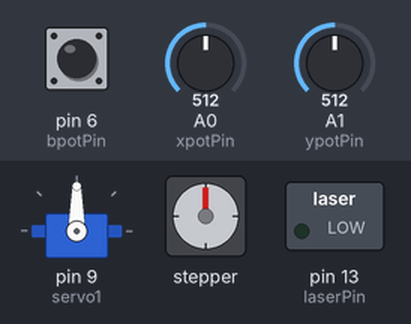
A sketch run on a simulated Arduino Uno, built with avr-gcc and run on an emulated ATmega328P. On the bench: servo, stepper motor, switched loads named in the sketch (green lamp = pin HIGH). Inputs (shaded band) come from the test bench; at power-on: A0 (xpotPin) = 512, A1 (ypotPin) = 512, pin 6 (bpotPin) HIGH. Stepper angles assume 200 steps per turn.

Above: at 1.2 s.
1.3 s: A0 (xpotPin) set to 499
At 1.81 s:
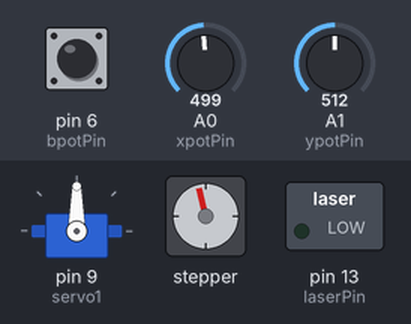
4.3 s: A1 (ypotPin) set to 390
At 4.35 s:
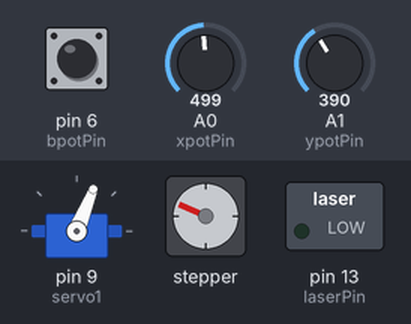
7.3 s: A0 (xpotPin) set to 550
10.3 s: pin 6 (bpotPin) pulled LOW for 0.15 s
At 10.46 s:
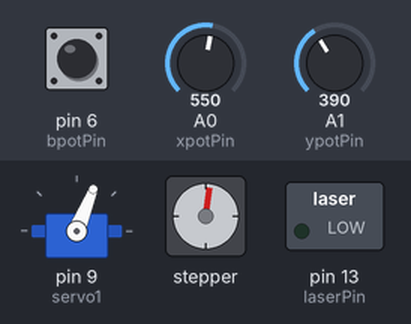
13.3 s: A1 (ypotPin) set to 306
At 13.45 s:
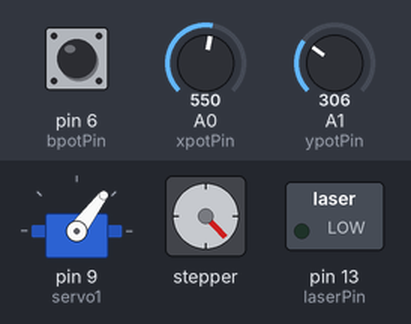
16.3 s: pin 6 (bpotPin) pulled LOW for 1 s
At 17.23 s:
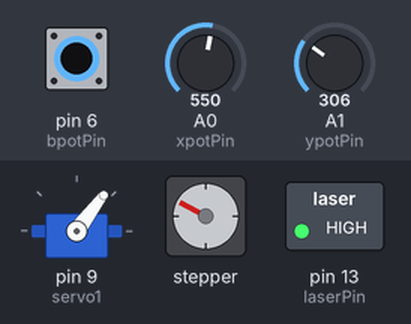
Timing chart, 0 to 22.0 s (numbered marks = the images above; inputs shaded):
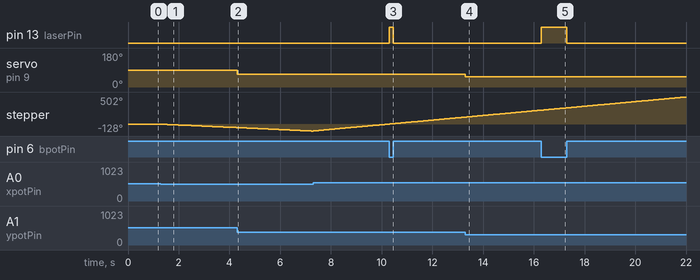

The sketch:

joyStickLaser.ino
```cpp
#include <AccelStepper.h>
#include <Servo.h>

AccelStepper stepper1;
Servo servo1;

int laserPin = 13;
int xpotPin = A0;
int ypotPin = A1;
int bpotPin = 6;
int xval=0;
int yval=0;
int bval=0;
const int stepsPR = 200;

void setup() {
  pinMode(xpotPin,INPUT);
  pinMode(ypotPin,INPUT);
  pinMode(laserPin,OUTPUT);
  pinMode(bpotPin,INPUT_PULLUP);
  servo1.attach(9);
  servo1.write (90);
  stepper1.setMaxSpeed(400.0);
}

void loop() {

  int stepSpeed = 0;

  xval = analogRead(xpotPin);
  yval = analogRead(ypotPin);
  bval = digitalRead(bpotPin);

  if(xval > 540){
    stepSpeed = map(xval,540,1024,10,700);
  }
  if (xval < 500) {
    stepSpeed = map(xval, 0, 500, -700, -10);
  }
  stepper1.setSpeed(stepSpeed);
  stepper1.run();

  servo1.write(map(yval,0,1024,0,180));

  if (bval == LOW){
  digitalWrite(laserPin, HIGH);
  } else {
  digitalWrite(laserPin, LOW);
  }
}
```

Measured:
- the behaviour switches between 500 and 499 on A0 (xpotPin) (found by bisection; images 0 and 1)
- after the input at 1.3 s, stepper: keeps turning counter-clockwise at about 22°/s, starting at once
- after the input at 4.3 s, servo on pin 9 (servo1): 90° → 68° at once
- after the input at 10.3 s, pin 13 (laserPin): LOW → HIGH at once, → LOW 0.15 s later
- after the input at 13.3 s, servo on pin 9 (servo1): 68° → 53° at once
- after the input at 16.3 s, pin 13 (laserPin): LOW → HIGH at once, → LOW 1.0 s later
